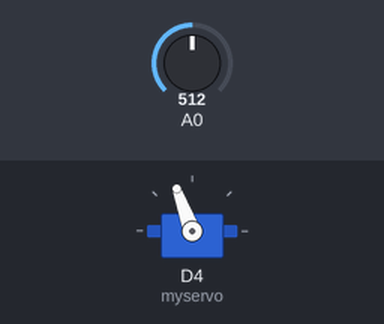
Simulated run of this sketch. Board: ESP8266 (NodeMCU). On the bench: servo. Inputs (shaded band) come from the test bench; at power-on: A0 = 512. What the sketch prints to the serial monitor is not drawn.

Above: at 1.0 s.
1.7 s: A0 set to 786
5.2 s: A0 set to 817
At 6.6 s:
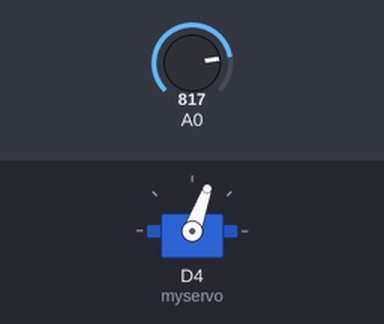
Timing chart, 0 to 8.2 s (numbered marks = the images above; inputs shaded):
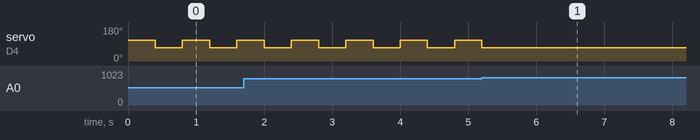

The sketch:

servo3.ino
```cpp
#include <ESP8266WiFi.h>
#include <Servo.h>

Servo myservo;
int thres = 800;

void move(int pos, int del)
{
  myservo.write(pos);
  delay(del);
}

void setup() {
  // put your setup code here, to run once:
 Serial.begin(115200);
  myservo.attach(D4);
}

void loop()
{
   double reading = analogRead(A0);
   Serial.println(reading);
   if( reading < thres)
   {
     move(110,400);
     move(70,400);
   }
}
```

Measured:
- the behaviour switches between 799 and 800 on A0 (found by bisection; images 0 and 1)
- after the input at 5.2 s, servo on D4 (myservo): goes on until 5.2 s, then stays 70°
- by itself, servo on D4 (myservo): alternates 110° for 0.40 s and 70° for 0.40 s
